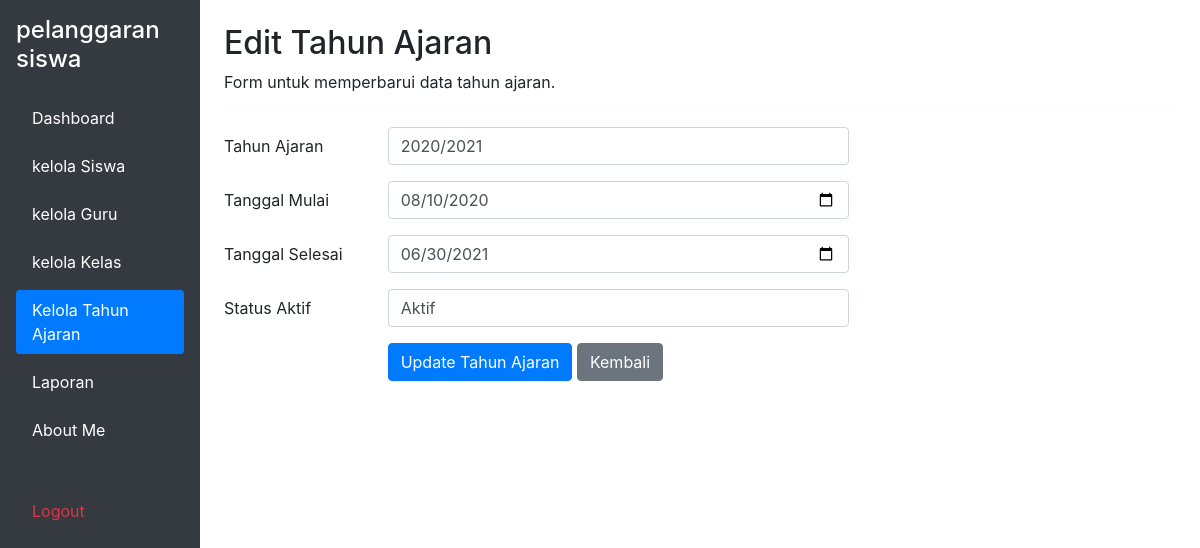
/edit_tahun_ajaran.php?id=1 (signed in), run on the app's committed database.
### tables this page shows
CREATE TABLE `t_tahun_ajaran` (
  `id` int(11) NOT NULL,
  `nama` varchar(20) DEFAULT NULL,
  `tanggal_mulai` date NOT NULL,
  `tanggal_selesai` date NOT NULL,
  `status_aktif` tinyint(1) NOT NULL,
  `created_at` timestamp NOT NULL DEFAULT current_timestamp(),
  `updated_at` timestamp NOT NULL DEFAULT current_timestamp()
);

### edit_tahun_ajaran.php (the view, shortened to what this page needs)
<?php
include 'config/koneksi.php';
$id = intval($_GET['id']);
$stmt_get = mysqli_prepare($koneksi, "SELECT * FROM t_tahun_ajaran WHERE id = ?");
mysqli_stmt_bind_param($stmt_get, "i", $id);
mysqli_stmt_execute($stmt_get);
$result = mysqli_stmt_get_result($stmt_get);
$row = mysqli_fetch_assoc($result);
?>
<!DOCTYPE html>
<html lang="id">
<head>
    <link href="https://cdn.jsdelivr.net/npm/bootstrap@5.3.8/dist/css/bootstrap.min.css" rel="stylesheet">
    <link rel="stylesheet" href="https://cdn.jsdelivr.net/npm/bootstrap@4.1.3/dist/css/bootstrap.min.css">
</head>
<body>
<div class="container-fluid">
    <div class="row">
        <div class="col-md-3 col-lg-2 bg-dark min-vh-100 p-3">
            <h4 class="text-white mb-4">
                pelanggaran siswa
            </h4>
            <ul class="nav nav-pills flex-column">
                <li class="nav-item mb-2">
                    <a href="dashboard.php" class="nav-link text-white">Dashboard</a>
                </li>
                <li class="nav-item mb-2">
                    <a href="kelola_siswa.php" class="nav-link text-white">kelola Siswa</a>
                </li>
                <li class="nav-item mb-2">
                    <a href="kelola_guru.php" class="nav-link text-white">kelola Guru</a>
                </li>
                <li class="nav-item mb-2">
                    <a href="kelola_kelas.php" class="nav-link text-white">kelola Kelas</a>
                </li>
                <li class="nav-item mb-2">
                    <a href="kelola_tahun_ajaran.php" class="nav-link active">Kelola Tahun Ajaran</a>
                </li>
                <li class="nav-item mb-2">
                    <a href="pelanggaran.php" class="nav-link text-white">Laporan</a>
                </li>
                <li class="nav-item mb-2">
                    <a href="tentang_saya.php" class="nav-link text-white">About Me</a>
                </li>
                <hr class="text-secondary">
                <li class="nav-item mb-2">
                    <a href="logout.php" class="nav-link text-danger">Logout</a>
                </li>
            </ul>
        </div>
        <main class="col-md-9 col-lg-10 p-4">
            <h2>Edit Tahun Ajaran</h2>
            <p>Form untuk memperbarui data tahun ajaran.</p>
            <hr>
            <form action="" method="POST">
                <div class="mb-3 row">
                    <label class="col-sm-2 col-form-label">Tahun Ajaran</label>
                    <div class="col-sm-6">
                        <input type="text" name="nama" class="form-control" value="<?= htmlspecialchars($row['nama']); ?>" required>
                    </div>
                </div>
                <div class="mb-3 row">
                    <label class="col-sm-2 col-form-label">Tanggal Mulai</label>
                    <div class="col-sm-6">
                        <input type="date" name="tanggal_mulai" class="form-control" value="<?= htmlspecialchars($row['tanggal_mulai']); ?>" required>
                    </div>
                </div>
                <div class="mb-3 row">
                    <label class="col-sm-2 col-form-label">Tanggal Selesai</label>
                    <div class="col-sm-6">
                        <input type="date" name="tanggal_selesai" class="form-control" value="<?= htmlspecialchars($row['tanggal_selesai']); ?>" required>
                    </div>
                </div>
                <div class="mb-3 row">
                    <label class="col-sm-2 col-form-label">Status Aktif</label>
                    <div class="col-sm-6">
                        <select name="status_aktif" class="form-control" required>
                            <option value="1" <?= ($row['status_aktif'] == 1) ? 'selected' : ''; ?>>Aktif</option>
                        </select>
                    </div>
                </div>
                <div class="mb-3 row">
                    <div class="col-sm-6 offset-sm-2">
                        <button type="submit" class="btn btn-primary">Update Tahun Ajaran</button>
                        <a href="kelola_tahun_ajaran.php" class="btn btn-secondary">Kembali</a>
                    </div>
                </div>
            </form>
        </main>
    </div>
</div>
</body>
</html>

### data on the page
t_tahun_ajaran: nama "2020/2021", tanggal_mulai "08/10/2020", tanggal_selesai "06/30/2021", status_aktif "Aktif"
